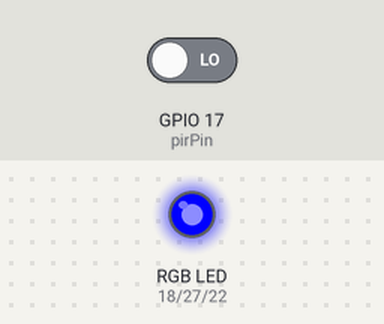
The program below on a simulated Raspberry Pi (BCM pin numbers). On the bench: an RGB LED mixed from three pins (HIGH = lit). The inputs (shaded band) are chosen by the test bench; at power-on: GPIO 17 (pirPin) LOW.

Above: at 1.2 s.
1.3 s: GPIO 17 (pirPin) driven HIGH
At 2.1 s:
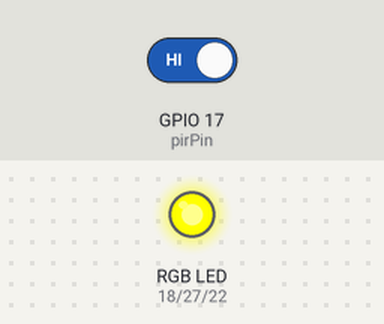
2.8 s: GPIO 17 (pirPin) driven LOW
At 3.3 s:
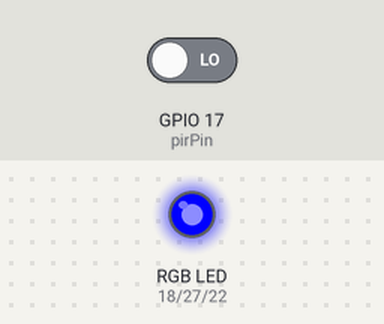
Timing chart, 0 to 5.8 s (numbered marks = the images above; inputs shaded):
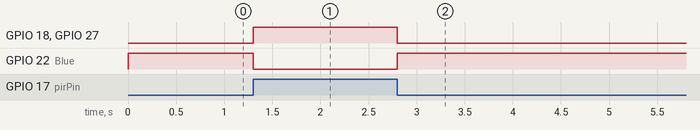

Measured:
- after the input at 1.3 s, GPIO 18 (Red), GPIO 27 (Green): LOW → HIGH at once; GPIO 22 (Blue): HIGH → LOW at once
- after the input at 2.8 s, GPIO 18 (Red), GPIO 27 (Green): HIGH → LOW at once; GPIO 22 (Blue): LOW → HIGH at once

The program:

2.2.4_PIR.py
```python
#!/usr/bin/env python3

import RPi.GPIO as GPIO
import time

rgbPins = {'Red':18, 'Green':27, 'Blue':22}
pirPin = 17    # the pir connect to pin17

def setup():
	global p_R, p_G, p_B
	GPIO.setmode(GPIO.BCM)		# Set the GPIO modes to BCM Numbering
	GPIO.setup(pirPin, GPIO.IN)    # Set pirPin to input
	# Set all LedPin's mode to output and initial level to High(3.3v)
	for i in rgbPins:
		GPIO.setup(rgbPins[i], GPIO.OUT, initial=GPIO.HIGH)

	# Set all led as pwm channel and frequece to 2KHz
	p_R = GPIO.PWM(rgbPins['Red'], 2000)
	p_G = GPIO.PWM(rgbPins['Green'], 2000)
	p_B = GPIO.PWM(rgbPins['Blue'], 2000)

	# Set all begin with value 0
	p_R.start(0)
	p_G.start(0)
	p_B.start(0)

# Define a MAP function for mapping values.  Like from 0~255 to 0~100
def MAP(x, in_min, in_max, out_min, out_max):
	return (x - in_min) * (out_max - out_min) / (in_max - in_min) + out_min

# Define a function to set up colors
def setColor(color):
 # configures the three LEDs' luminance with the inputted color value .
	# Devide colors from 'color' veriable
	R_val = (color & 0xFF0000) >> 16
	G_val = (color & 0x00FF00) >> 8
	B_val = (color & 0x0000FF) >> 0
	# Map color value from 0~255 to 0~100
	R_val = MAP(R_val, 0, 255, 0, 100)
	G_val = MAP(G_val, 0, 255, 0, 100)
	B_val = MAP(B_val, 0, 255, 0, 100)

	#Assign the mapped duty cycle value to the corresponding PWM channel to change the luminance.
	p_R.ChangeDutyCycle(R_val)
	p_G.ChangeDutyCycle(G_val)
	p_B.ChangeDutyCycle(B_val)
	#print ("color_msg: R_val = %s,	G_val = %s,	B_val = %s"%(R_val, G_val, B_val))

def loop():
	while True:
		pir_val = GPIO.input(pirPin)
		if pir_val==GPIO.HIGH:
			setColor(0xFFFF00)
		else :
			setColor(0x0000FF)

def destroy():
	p_R.stop()
	p_G.stop()
	p_B.stop()
	GPIO.cleanup()                     # Release resource

if __name__ == '__main__':     # Program start from here
	setup()
	try:
		loop()
	except KeyboardInterrupt:  # When 'Ctrl+C' is pressed, the child program destroy() will be  executed.
		destroy()
```
